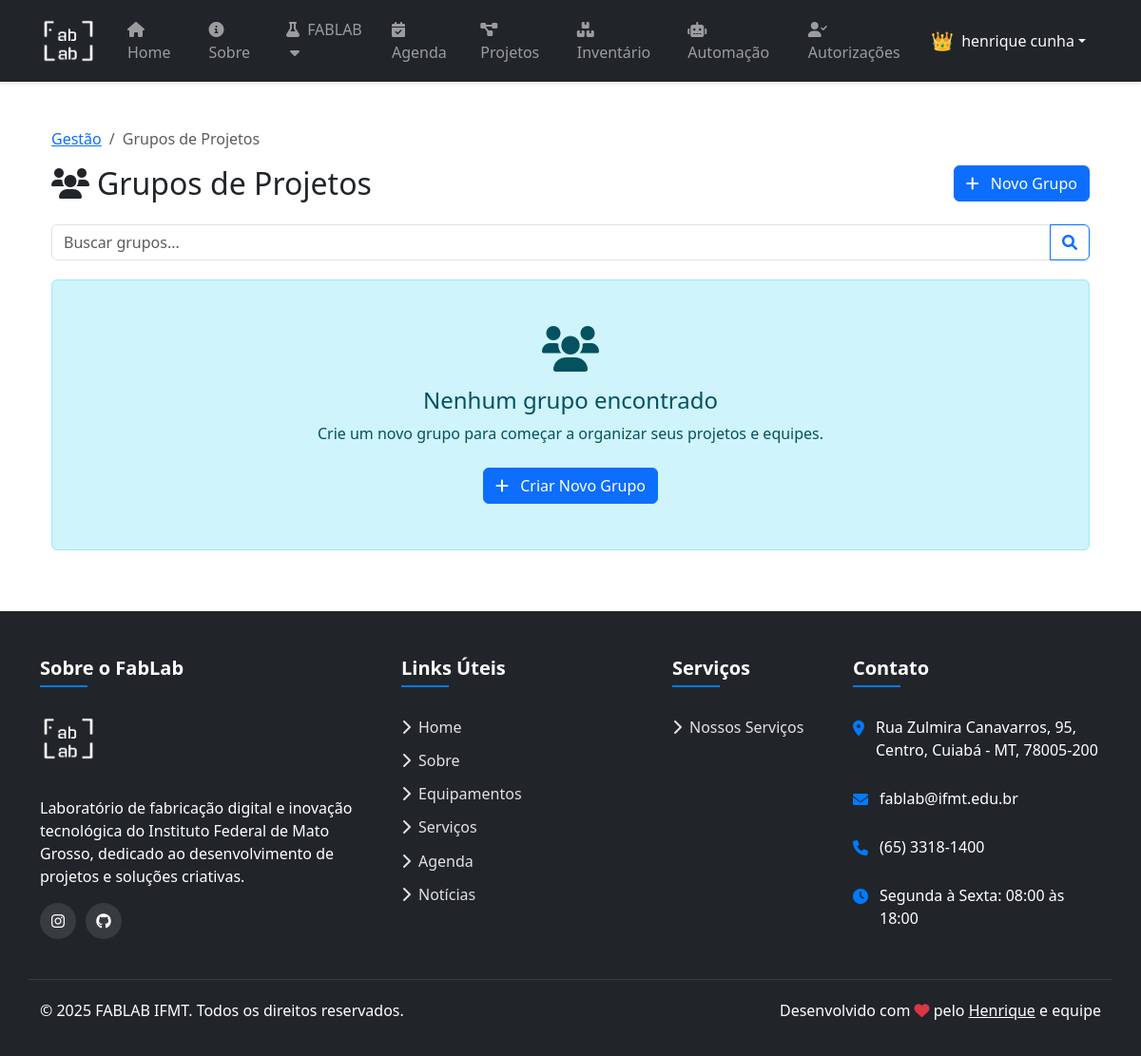
Before: /projetos/grupos/ (signed in) with the older database file.
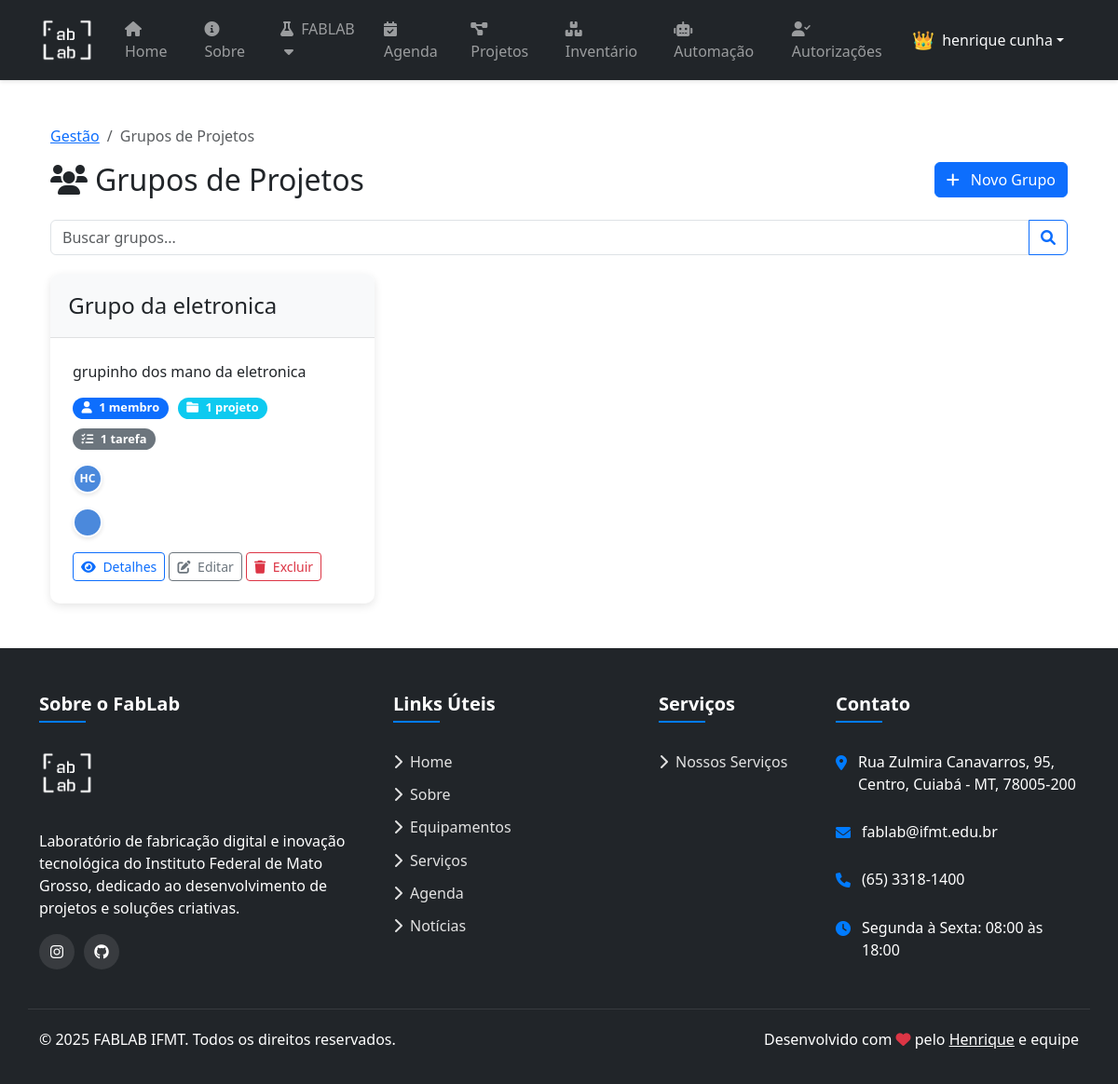
After: the same page with the newer database file.
### projetos/models.py (models this page shows, shortened)
class ProjetoGrupo(models.Model):
    nome = models.CharField(max_length=100)
    descricao = models.TextField(blank=True, null=True)
    membros = models.ManyToManyField(User, related_name='grupos_projeto')
    projetos = models.ManyToManyField(Projeto, related_name='grupos', blank=True)
    criado_por = models.ForeignKey(User, on_delete=models.SET_NULL, null=True, related_name='grupos_criados')
    data_criacao = models.DateTimeField(auto_now_add=True)
    data_atualizacao = models.DateTimeField(auto_now=True)
    class Meta:
        verbose_name = 'Grupo de Projeto'
        verbose_name_plural = 'Grupos de Projetos'
        ordering = ['nome']

### users/models.py (models this page shows, shortened)
class CustomUser(AbstractUser):
    username = None
    first_name = models.CharField(_("first name"), max_length=150, blank=False)
    last_name = models.CharField(_("last name"), max_length=150, blank=False)
    email = models.EmailField(_("email address"), blank=False, unique=True,
                              error_messages={"unique": _("Um usuário com este email já está cadastrado.")})
    id = models.CharField(_("matricula"),
        max_length=13,
        unique=True,
        primary_key=True,
        help_text=_(
            "Seu número de matrícula do SUAP ou SIAPE. Apenas números."
        ),
        error_messages={
            "unique": _("Um usuário com este número de matrícula já está cadastrado.")
        }
    )
    USERNAME_FIELD = "id"
    REQUIRED_FIELDS = ["first_name", "last_name", "email"]
    objects = CustomUserManager()

### projetos/views.py (the view)
# urls.py: path('grupos/', views.grupo_lista, name='grupos_lista'),
@login_required
@user_passes_test(lambda u: u.is_superuser)
@user_passes_test(lambda u: u.is_superuser)
def grupo_lista(request):
    grupos = ProjetoGrupo.objects.all().order_by('nome')
    termo_busca = request.GET.get('busca', '')
    if termo_busca:
        grupos = grupos.filter(
            Q(nome__icontains=termo_busca) |
            Q(descricao__icontains=termo_busca)
        )
    paginator = Paginator(grupos, 10)
    page_number = request.GET.get('page')
    grupos_paginados = paginator.get_page(page_number)
    context = {
        'grupos': grupos_paginados,
        'termo_busca': termo_busca,
        'titulo': 'Grupos de Projetos'
    }
    return render(request, 'projetos/grupo_lista.html', context)

### logs/context_processors.py (called while the page is built)
def pending_events_count(request):
    context = {'global_pending_count': 0}
    if request.user.is_authenticated and request.user.is_staff:
        context['global_pending_count'] = Event.objects.filter(approved=False).count()
    return context

### users/context_processors.py (called while the page is built)
def registration_requests_count(request):
    pending_count = 0
    if request.user.is_authenticated and request.user.is_superuser:
        pending_count = RegistrationRequest.objects.filter(status='pending').count()
    return {
        'registration_pending_count': pending_count
    }

### projetos/templates/projetos/grupo_lista.html (shortened to what this page needs)
{% extends 'layout.html' %}
{% load static %}
{% block content %}
<div class="container py-4">
  <nav aria-label="breadcrumb" class="mb-3">
    <ol class="breadcrumb">
      <li class="breadcrumb-item"><a href="{% url 'projetos:gestao' %}">Gestão</a></li>
      <li class="breadcrumb-item active" aria-current="page">Grupos de Projetos</li>
    </ol>
  </nav>
  <div class="d-flex justify-content-between align-items-center mb-4">
    <h2 class="mb-0">
      <i class="fas fa-users me-2"></i>Grupos de Projetos
    </h2>
    <a href="{% url 'projetos:grupo_novo' %}" class="btn btn-primary">
      <i class="fas fa-plus me-2"></i> Novo Grupo
    </a>
  </div>
  <div class="search-box">
    <form method="get" action="{% url 'projetos:grupos_lista' %}">
      <div class="input-group">
        <input type="text" name="busca" class="form-control" placeholder="Buscar grupos..." value="{{ termo_busca }}">
        <button class="btn btn-outline-primary" type="submit">
          <i class="fas fa-search"></i>
        </button>
      </div>
    </form>
  </div>
  <div class="row g-4">
    {% for grupo in grupos %}
    <div class="col-md-6 col-lg-4">
      <div class="grupo-card h-100">
        <div class="grupo-header">
          <h4 class="mb-0">{{ grupo.nome }}</h4>
        </div>
        <div class="grupo-body">
          {% if grupo.descricao %}
            <p>{{ grupo.descricao|truncatechars:100 }}</p>
          {% else %}
            <p class="text-muted">Sem descrição</p>
          {% endif %}
          <div class="grupo-meta">
            <span class="badge bg-primary badge-count">
              <i class="fas fa-user me-1"></i> {{ grupo.membros.count }} membro{{ grupo.membros.count|pluralize }}
            </span>
            <span class="badge bg-info badge-count">
              <i class="fas fa-folder me-1"></i> {{ grupo.projetos.count }} projeto{{ grupo.projetos.count|pluralize }}
            </span>
            <span class="badge bg-secondary badge-count">
              <i class="fas fa-tasks me-1"></i> {{ grupo.tarefas.count }} tarefa{{ grupo.tarefas.count|pluralize }}
            </span>
          </div>
          {% if grupo.membros.exists %}
          <div class="member-avatars">
            {% for membro in grupo.membros.all|slice:":5" %}
              <div class="member-avatar" title="{{ membro.get_full_name|default:membro.username }}">
                {{ membro.first_name|slice:":1" }}{{ membro.last_name|slice:":1" }}
              </div>
            {% endfor %}
          </div>
          {% endif %}
          <div class="member-avatars">
            {% for membro in grupo.membros.all %}
              <div class="member-avatar">{{ membro.nome|slice:":1" }}</div>
            {% endfor %}
          </div>
          <div class="mt-3">
            <a href="{% url 'projetos:grupo_detalhe' grupo.id %}" class="btn btn-sm btn-outline-primary">
              <i class="fas fa-eye me-1"></i> Detalhes
            </a>
            <a href="{% url 'projetos:grupo_editar' grupo.id %}" class="btn btn-sm btn-outline-secondary">
              <i class="fas fa-edit me-1"></i> Editar
            </a>
            <a href="{% url 'projetos:grupo_excluir' grupo.id %}" class="btn btn-sm btn-outline-danger">
              <i class="fas fa-trash me-1"></i> Excluir
            </a>
          </div>
        </div>
      </div>
    </div>
    {% empty %}
    <div class="col-12">
      <div class="alert alert-info text-center py-5">
        <i class="fas fa-users fa-3x mb-3"></i>
        <h4>Nenhum grupo encontrado</h4>
        <p>Crie um novo grupo para começar a organizar seus projetos e equipes.</p>
        <a href="{% url 'projetos:grupo_novo' %}" class="btn btn-primary mt-2">
          <i class="fas fa-plus me-2"></i> Criar Novo Grupo
        </a>
      </div>
    </div>
    {% endfor %}
  </div>
</div>
{% endblock %}

Changed rows visible on the page:
added ProjetoGrupo: nome "Grupo da eletronica", descricao "grupinho dos mano da eletronica", membros.count "1", projetos.count "1", tarefas.count "1"
now on this page (row edited): CustomUser: first_name "H", last_name "C"
Other visible differences:
text no longer shown: "Nenhum grupo encontrado Crie um novo grupo para começar a organizar seus projetos e equipes. Criar Novo Grupo"
